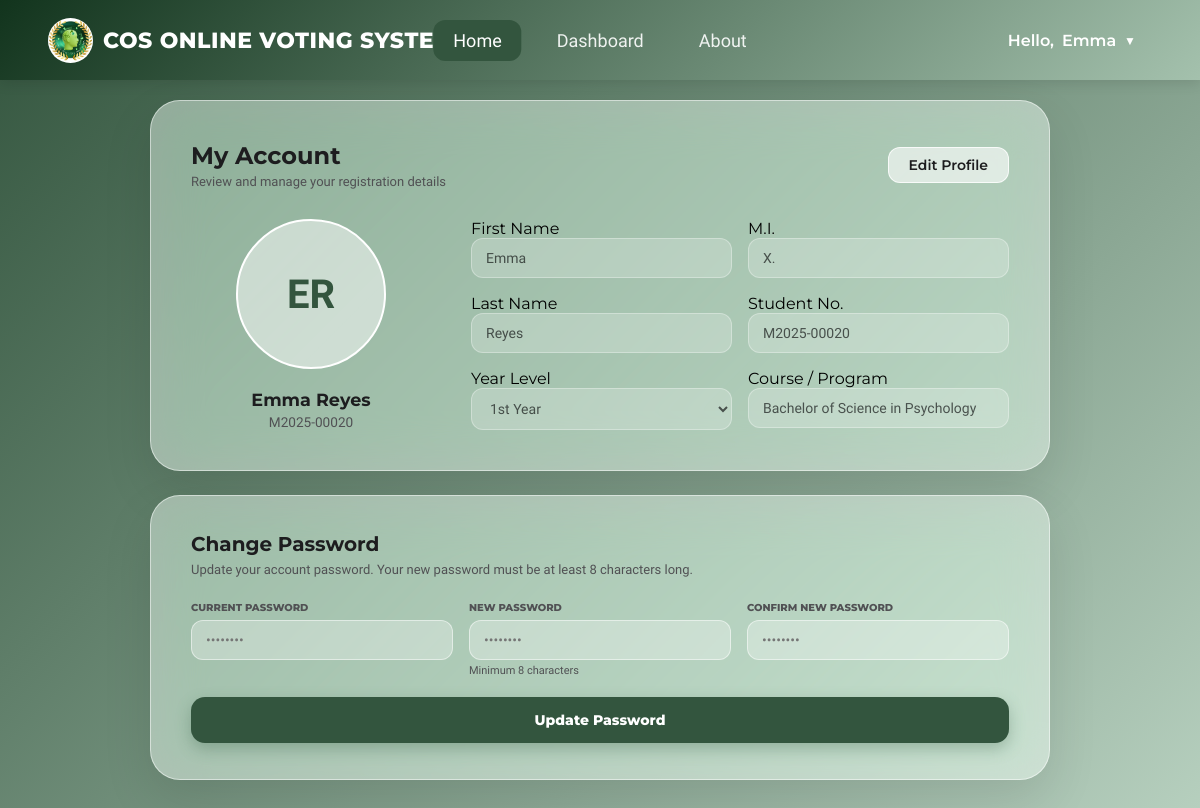
Screenshot of /student/account.php (signed in) with the database file from the repository.
### tables this page shows
CREATE TABLE `users` (
  `id` int(11) NOT NULL,
  `student_id` varchar(20) NOT NULL,
  `first_name` varchar(80) NOT NULL,
  `last_name` varchar(80) NOT NULL,
  `middle_initial` varchar(5) DEFAULT '',
  `email` varchar(120) NOT NULL,
  `password_hash` varchar(255) NOT NULL,
  `course` varchar(80) NOT NULL,
  `year_level` varchar(20) NOT NULL DEFAULT '1st Year',
  `birthday` date DEFAULT NULL,
  `section` varchar(10) DEFAULT '',
  `profile_pic` varchar(255) DEFAULT '',
  `role` enum('student','admin') NOT NULL DEFAULT 'student',
  `verified_by` int(11) DEFAULT NULL,
  `has_voted` tinyint(1) NOT NULL DEFAULT 0,
  `created_at` datetime NOT NULL DEFAULT current_timestamp(),
  `updated_at` datetime NOT NULL DEFAULT current_timestamp() ON UPDATE current_timestamp()
);

### includes/auth.php (called while the page is built, shortened)
<?php
function currentUser(): array {
    return [
        'id'         => $_SESSION['user_id']   ?? null,
        'name'       => $_SESSION['full_name'] ?? 'Guest',
        'first_name' => $_SESSION['first_name'] ?? 'Guest',
        'student_id' => $_SESSION['student_id'] ?? '',
        'role'       => $_SESSION['role']       ?? 'guest',
        'status'     => $_SESSION['status']     ?? '',
        'has_voted'  => $_SESSION['has_voted']  ?? 0,
    ];
}
function isLoggedIn(): bool {
    return !empty($_SESSION['user_id']);
}

### student/account.php (the view, shortened to what this page needs)
<?php
require_once __DIR__ . '/../includes/auth.php';
$db   = getDB();
$user = currentUser();
$stmt = $db->prepare("SELECT * FROM users WHERE id=? LIMIT 1");
$stmt->execute([$user['id']]);
$profile = $stmt->fetch();
$navActive = 'home';
?>
<!DOCTYPE html>
<html lang="en">
<head>
    <link rel="stylesheet" href="<?= BASE_URL ?>assets/css/shared.css">
</head>
<body>
<?php require_once __DIR__ . '/../includes/navbar.php'; ?>
<div class="glass-card">
    <div class="card-header">
        <div class="title-area">
            <h2>My Account</h2>
            <p>Review and manage your registration details</p>
        </div>
        <button class="edit-btn" id="edit-button" onclick="toggleEdit()">Edit Profile</button>
    </div>
    <div class="main-grid">
        <div class="profile-side">
            <div class="avatar-circle">
                <?php if (!empty($profile['profile_pic'])): ?>
                    <img src="<?= htmlspecialchars($profile['profile_pic']) ?>" alt="Profile">
                <?php else: ?>
                    <?= htmlspecialchars(strtoupper(substr($profile['first_name'],0,1) . substr($profile['last_name'],0,1))) ?>
                <?php endif; ?>
            </div>
            <div class="profile-name"><?= htmlspecialchars($profile['first_name'] . ' ' . $profile['last_name']) ?></div>
            <div class="profile-id"><?= htmlspecialchars($profile['student_id']) ?></div>
        </div>
        <div>
            <form method="POST" id="profileForm" enctype="multipart/form-data">
                <div class="info-grid">
                    <div class="input-group">
                        <label>First Name</label>
                        <input type="text" name="first_name" class="glass-input" value="<?= htmlspecialchars($profile['first_name']) ?>" readonly>
                    </div>
                    <div class="input-group">
                        <label>M.I.</label>
                        <input type="text" name="middle_initial" class="glass-input" value="<?= htmlspecialchars($profile['middle_initial'] ?? '') ?>" readonly>
                    </div>
                    <div class="input-group">
                        <label>Last Name</label>
                        <input type="text" name="last_name" class="glass-input" value="<?= htmlspecialchars($profile['last_name']) ?>" readonly>
                    </div>
                    <div class="input-group">
                        <label>Student No.</label>
                        <input type="text" class="glass-input" value="<?= htmlspecialchars($profile['student_id']) ?>" readonly>
                    </div>
                    <div class="input-group">
                        <label>Year Level</label>
                        <select name="year_level" class="glass-input" disabled>
                            <?php foreach (['1st Year','2nd Year','3rd Year','4th Year'] as $yr): ?>
                                <option <?= $profile['year_level']===$yr?'selected':'' ?>><?= $yr ?></option>
                            <?php endforeach; ?>
                        </select>
                    </div>
                    <div class="input-group">
                        <label>Course / Program</label>
                        <input type="text" class="glass-input" value="<?= htmlspecialchars($profile['course']) ?>" readonly>
                    </div>
                </div>
            </form>
        </div>
    </div>
</div>
<div class="password-card">
    <h2>Change Password</h2>
    <p>Update your account password. Your new password must be at least 8 characters long.</p>
    <form method="POST">
        <div class="pw-grid">
            <div>
                <label class="pw-label">Current Password</label>
                <input type="password" name="current_password" class="pw-input" placeholder="••••••••" required>
            </div>
            <div>
                <label class="pw-label">New Password</label>
                <input type="password" name="new_password" class="pw-input" placeholder="••••••••" required minlength="8">
                <div class="pw-hint">Minimum 8 characters</div>
            </div>
            <div>
                <label class="pw-label">Confirm New Password</label>
                <input type="password" name="confirm_password" class="pw-input" placeholder="••••••••" required>
            </div>
        </div>
        <button type="submit" class="btn-action" style="margin-top:20px">Update Password</button>
    </form>
</div>
</body>
</html>

### includes/navbar.php (shortened to what this page needs)
<?php
require_once __DIR__ . '/../includes/auth.php';
$user      = currentUser();
$role      = $user['role'];
$navActive = $navActive ?? '';
$homeUrl = BASE_URL .'index.php';
if ($role === 'student') {
    $dashboardUrl =BASE_URL . 'student/dashboard.php';
    $homeUrl = BASE_URL . 'student/home.php';
} else {
    $dashboardUrl = BASE_URL . 'guest/dashboard.php';
}
$aboutUrl = BASE_URL . 'about.php';
function navLink(string $href, string $label, string $active, string $key): string {
    $cls = ($active === $key) ? 'nav-link active' : 'nav-link';
    return "<a href=\"$href\" class=\"$cls\">$label</a>";
}
?>
<link rel="stylesheet" href="<?= BASE_URL ?>assets/css/shared.css">
<nav class="navbar">
    <a href="<?= $homeUrl ?>" class="nav-logo">
        <div class="logo-icon">
            <img src="<?php echo BASE_URL;?>assets/img/icons/logo.png" alt="logo" style="width:100%;height:100%;object-fit:contain;"
                 onerror="this.style.display='none'">
        </div>
        <div class="logo-text">COS ONLINE VOTING SYSTEM</div>
    </a>
    <div class="nav-links">
        <?= navLink($homeUrl,      'Home',      $navActive, 'home') ?>
        <?php if ($role === 'student'): ?>
            <?= navLink($dashboardUrl, 'Dashboard', $navActive, 'dashboard') ?>
        <?php elseif ($role === 'guest'): ?>
            <?= navLink($dashboardUrl, 'Dashboard', $navActive, 'dashboard') ?>
        <?php endif; ?>
        <?= navLink($aboutUrl, 'About', $navActive, 'about') ?>
    </div>
    <?php if ($role === 'guest' || !isLoggedIn()): ?>
    <div class="nav-auth">
        <a href="<?= BASE_URL ?>login.php" class="btn-login-oval<?php if (parse_url($_SERVER['REQUEST_URI'], PHP_URL_PATH) === BASE_URL . 'login.php') echo ' active'; ?>" style="text-decoration: none; display: inline-block;">
            Log In
        </a>
    </div>
    <?php elseif ($role === 'student'): ?>
    <div class="user-menu-container">
        <div class="user-greeting" onclick="toggleUserMenu(event)">
            Hello, <span><?= htmlspecialchars($user['first_name']) ?></span>
            <span class="arrow-icon">▼</span>
        </div>
    </div>
    <?php endif; ?>
</nav>

### assets/css/shared.css (style rules this page uses)
:root { --deep-green: #12341d; --mid-green: #33553e; --soft-green: #6d9078; --pale-green: #a4c1ad; --tint-green: #d5e8db; --white-glass: rgba(255,255,255,0.3); }
*, *::before, *::after { box-sizing: border-box; margin: 0; padding: 0; }
body { font-family: 'Geist', sans-serif; }
.navbar { position: fixed; top: 0; width: 100%; height: 80px; background: linear-gradient(135deg, #12341d 0%, #a4c1ad 100%); display: flex; align-items: center; justify-content: space-between; padding: 0 4%; z-index: 1000; box-shadow: 0 4px 12px rgba(0,0,0,0.1); }
.nav-logo { display: flex; align-items: center; gap: 10px; color: white; text-decoration: none; }
.logo-icon { background: rgba(255,255,255,0.2); width: 45px; height: 45px; border-radius: 50%; display: flex; align-items: center; justify-content: center; overflow: hidden; }
.logo-text { font-family: 'Montserrat', sans-serif; font-size: 22px; font-weight: 800; letter-spacing: 0.5px; }
.nav-links { display: flex; gap: 15px; position: absolute; left: 50%; transform: translateX(-50%); }
.nav-link { color: rgba(255,255,255,0.9); text-decoration: none; font-size: 18px; font-weight: 500; padding: 10px 20px; border-radius: 12px; transition: all 0.3s ease; }
.nav-link:hover, .nav-link.active { color: white; background-color: #33553e; }
.user-menu-container { position: relative; display: flex; align-items: center; }
.user-greeting { font-family: 'Montserrat', sans-serif; color: #fff; font-weight: 600; font-size: 16px; cursor: pointer; padding: 8px 16px; border-radius: 50px; display: flex; align-items: center; gap: 8px; transition: background 0.2s; }
.arrow-icon { font-size: 12px; }

### rows the page displays
users: first_name "Emma", first_name+last_name "ER", first_name+last_name "Emma Reyes", student "M2025-00020", middle_initial "X.", last_name "Reyes", year_level "1st Year", course "Bachelor of Science in Psychology"

### other values shown
$label "Home Dashboard About"
